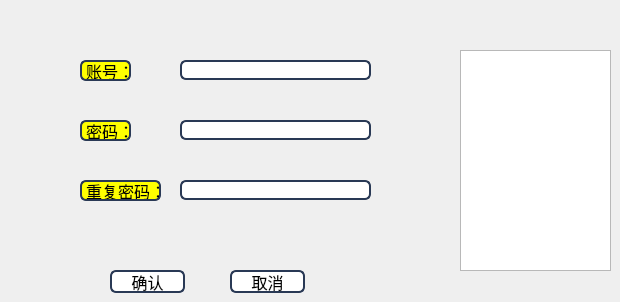
         <widget class="QWidget" name="tab_11">
          <attribute name="title">
           <string>添加操作员</string>
          </attribute>
          <widget class="QLineEdit" name="lineEdit_5">
           <property name="geometry">
            <rect>
             <x>180</x>
             <y>60</y>
             <width>191</width>
             <height>20</height>
            </rect>
           </property>
           <property name="font">
            <font>
             <family>微软雅黑</family>
             <pointsize>10</pointsize>
            </font>
           </property>
           <property name="styleSheet">
            <string notr="true">border: 2px solid rgb(41,57,85);
border-radius:6px;
background:white;
selection-background-color:green;</string>
           </property>
          </widget>
          <widget class="QLabel" name="label_6">
           <property name="geometry">
            <rect>
             <x>80</x>
             <y>180</y>
             <width>81</width>
             <height>21</height>
            </rect>
           </property>
           <property name="font">
            <font>
             <family>微软雅黑</family>
             <pointsize>12</pointsize>
            </font>
           </property>
           <property name="styleSheet">
            <string notr="true">border: 2px solid rgb(41,57,85);
border-radius:6px;
background:yellow;
selection-background-color:green;</string>
           </property>
           <property name="text">
            <string>重复密码：</string>
           </property>
          </widget>
          <widget class="QLineEdit" name="lineEdit_6">
           <property name="geometry">
            <rect>
             <x>180</x>
             <y>180</y>
             <width>191</width>
             <height>20</height>
            </rect>
           </property>
           <property name="font">
            <font>
             <family>微软雅黑</family>
             <pointsize>10</pointsize>
            </font>
           </property>
           <property name="styleSheet">
            <string notr="true">border: 2px solid rgb(41,57,85);
border-radius:6px;
background:white;
selection-background-color:green;</string>
           </property>
           <property name="echoMode">
            <enum>QLineEdit::Password</enum>
           </property>
          </widget>
          <widget class="QPushButton" name="pushButton_8">
           <property name="geometry">
            <rect>
             <x>110</x>
             <y>270</y>
             <width>75</width>
             <height>23</height>
            </rect>
           </property>
           <property name="font">
            <font>
             <family>微软雅黑</family>
             <pointsize>12</pointsize>
            </font>
           </property>
           <property name="styleSheet">
            <string notr="true">border: 2px solid rgb(41,57,85);
border-radius:6px;
background:white;
selection-background-color:green;</string>
           </property>
           <property name="text">
            <string>确认</string>
           </property>
          </widget>
          <widget class="QPushButton" name="pushButton_9">
           <property name="geometry">
            <rect>
             <x>230</x>
             <y>270</y>
             <width>75</width>
             <height>23</height>
            </rect>
           </property>
           <property name="font">
            <font>
             <family>微软雅黑</family>
             <pointsize>12</pointsize>
            </font>
           </property>
           <property name="styleSheet">
            <string notr="true">border: 2px solid rgb(41,57,85);
border-radius:6px;
background:white;
selection-background-color:green;</string>
           </property>
           <property name="text">
            <string>取消</string>
           </property>
          </widget>
          <widget class="QLabel" name="label_7">
           <property name="geometry">
            <rect>
             <x>80</x>
             <y>120</y>
             <width>51</width>
             <height>21</height>
            </rect>
           </property>
           <property name="font">
            <font>
             <family>微软雅黑</family>
             <pointsize>12</pointsize>
            </font>
           </property>
           <property name="styleSheet">
            <string notr="true">border: 2px solid rgb(41,57,85);
border-radius:6px;
background:yellow;
selection-background-color:green;</string>
           </property>
           <property name="text">
            <string>密码：</string>
           </property>
          </widget>
          <widget class="QLineEdit" name="lineEdit_7">
           <property name="geometry">
            <rect>
             <x>180</x>
             <y>120</y>
             <width>191</width>
             <height>20</height>
            </rect>
           </property>
           <property name="font">
            <font>
             <family>微软雅黑</family>
             <pointsize>10</pointsize>
            </font>
           </property>
           <property name="styleSheet">
            <string notr="true">border: 2px solid rgb(41,57,85);
border-radius:6px;
background:white;
selection-background-color:green;</string>
           </property>
           <property name="echoMode">
            <enum>QLineEdit::Password</enum>
           </property>
          </widget>
          <widget class="QLabel" name="label_8">
           <property name="geometry">
            <rect>
             <x>80</x>
             <y>60</y>
             <width>51</width>
             <height>21</height>
            </rect>
           </property>
           <property name="font">
            <font>
             <family>微软雅黑</family>
             <pointsize>12</pointsize>
            </font>
           </property>
           <property name="styleSheet">
            <string notr="true">border: 2px solid rgb(41,57,85);
border-radius:6px;
background:yellow;
selection-background-color:green;</string>
           </property>
           <property name="text">
            <string>账号：</string>
           </property>
          </widget>
          <widget class="QGraphicsView" name="graphicsView_8">
           <property name="geometry">
            <rect>
             <x>460</x>
             <y>50</y>
             <width>151</width>
             <height>221</height>
            </rect>
           </property>
           <property name="styleSheet">
            <string notr="true">border-image: url(:/photo/snap2018-05-21-16-52-17.png);</string>
           </property>
          </widget>
         </widget>
